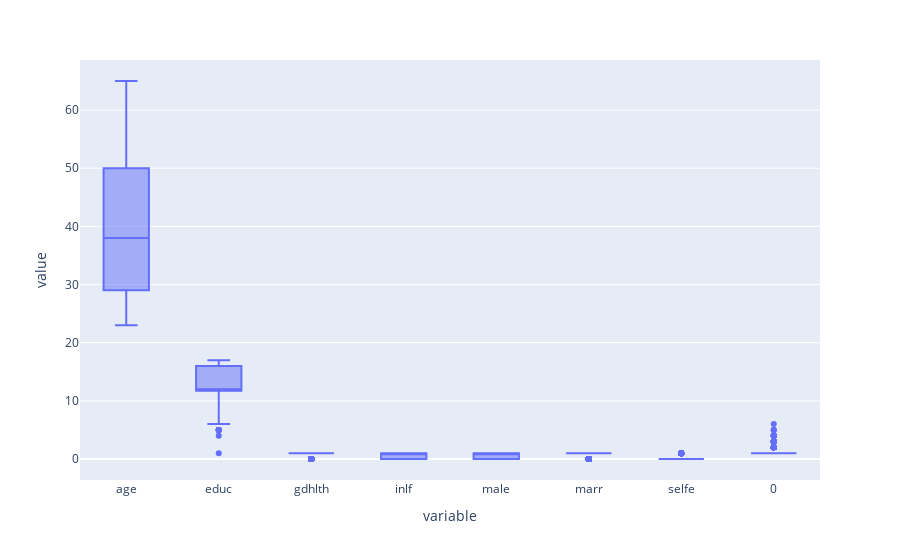

The code cell stored with this chart in its notebook:
### Code cell
##fig = px.box(df_x)
##fig.show()

fig = px.box(df_int8)
fig.show()

### Figure 1 — Plotly figure (JSON) as saved in the notebook; plotly's stock layout.template omitted (floating-point values rounded to 4 significant figures; data arrays with more than 128 entries replaced by an {"elided": "..."} marker saying what was removed)
{"data": [{"alignmentgroup": "True", "hovertemplate": "variable=%{x}<br>value=%{y}<extra></extra>", "legendgroup": "", "marker": {"color": "#636efa"}, "name": "", "notched": false, "offsetgroup": "", "orientation": "v", "showlegend": false, "type": "box", "x": {"elided": "4392 str values"}, "x0": " ", "xaxis": "x", "y": {"elided": "4392 int values"}, "y0": " ", "yaxis": "y"}], "layout": {"autosize": true, "boxmode": "group", "legend": {"tracegroupgap": 0}, "margin": {"t": 60}, "xaxis": {"anchor": "y", "autorange": true, "domain": [0, 1], "range": [-0.5, 7.5], "title": {"text": "variable"}, "type": "category"}, "yaxis": {"anchor": "x", "autorange": true, "domain": [0, 1], "range": [-3.611, 68.61], "title": {"text": "value"}, "type": "linear"}}}
